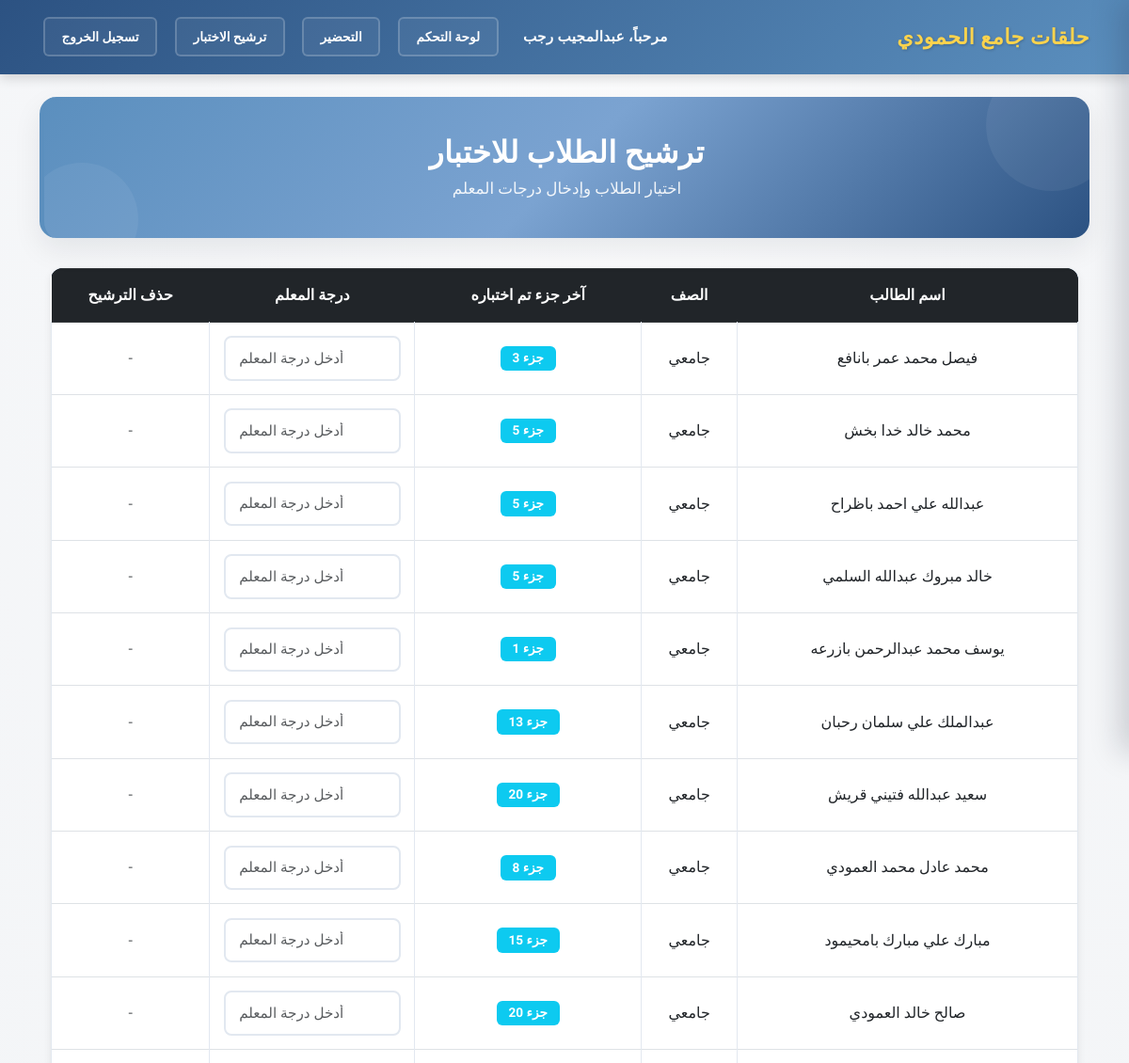
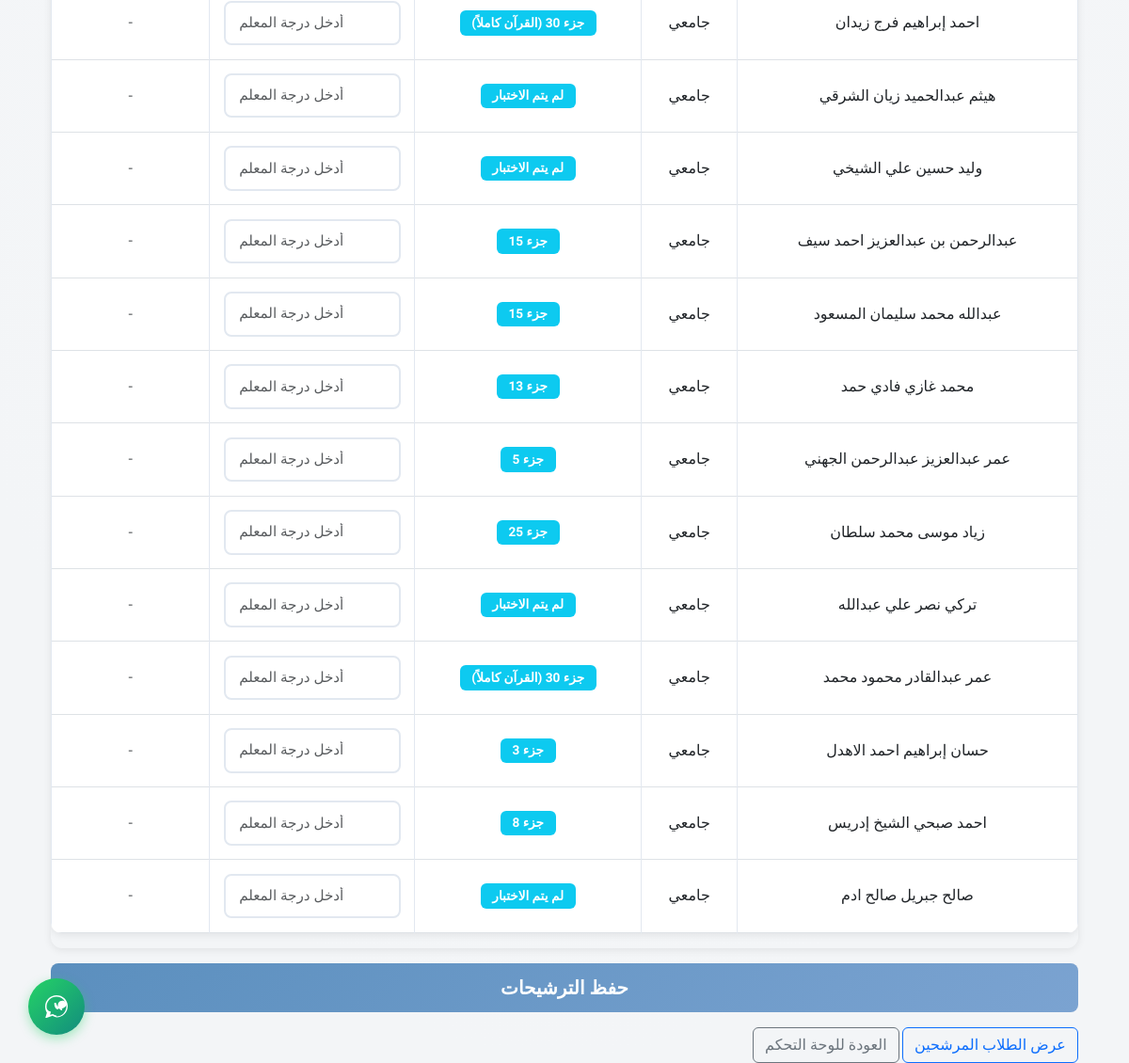
/nominate-exam/ (signed in), run on the app's committed database (2 pictures, top to bottom).
### quran_center/models.py (models this page shows, shortened)
class Student(models.Model):
    identity_number = models.CharField(
        max_length=10,
        validators=[id_validator],
        unique=True,
        verbose_name="رقم الهوية"
    )
    GRADE_CHOICES = [
        ('1_pri', 'أول ابتدائي'), ('2_pri', 'ثاني ابتدائي'), ('3_pri', 'ثالث ابتدائي'),
        ('4_pri', 'رابع ابتدائي'), ('5_pri', 'خامس ابتدائي'), ('6_pri', 'سادس ابتدائي'),
        ('1_med', 'أول متوسط'), ('2_med', 'ثاني متوسط'), ('3_med', 'ثالث متوسط'),
        ('1_sec', 'أول ثانوي'), ('2_sec', 'ثاني ثانوي'), ('3_sec', 'ثالث ثانوي'),
        ('uni', 'جامعي'),
    ]
    STATUS_CHOICES = [('منتظر', 'منتظر'), ('منتظم', 'منتظم')]
    full_name = models.CharField(max_length=200, verbose_name="الاسم الثلاثي", blank=True, default="")
    student_phone = models.CharField(max_length=15, blank=True, null=True, verbose_name="جوال الطالب")
    parent_phone = models.CharField(max_length=15, verbose_name="جوال ولي الأمر", blank=True, default="")
    identity_number = models.CharField(max_length=100, verbose_name="رقم الهوية", blank=True, null=True)
    jamiaa_id = models.CharField(max_length=100, verbose_name="رقم الجمعية", blank=True, null=True)
    parent_identity = models.CharField(max_length=50, verbose_name="رقم هوية ولي الأمر", blank=True, null=True)
    grade = models.CharField(max_length=20, choices=GRADE_CHOICES, verbose_name="الصف الدراسي", blank=True, default="")
    birth_date = models.DateField(verbose_name="تاريخ الميلاد", blank=True, null=True)
    last_tested_part = models.CharField(
        max_length=50,
        choices=LAST_TESTED_PART_CHOICES,
        default='0',
        verbose_name="آخر جزء تم اختباره"
    )
    previous_center = models.CharField(max_length=100, blank=True, null=True, verbose_name="التحفيظ السابق")
    neighborhood = models.CharField(max_length=100, verbose_name="الحي", blank=True, null=True)
    teacher = models.ForeignKey(User, on_delete=models.SET_NULL, null=True, blank=True, verbose_name="المعلم المسؤول")
    status = models.CharField(max_length=20, default='منتظر', choices=STATUS_CHOICES)
    educational_stage = models.CharField(max_length=50, blank=True)
    absence_reset_at = models.DateField(blank=True, null=True, verbose_name="تاريخ تصفير الغياب المؤقت")
    created_at = models.DateTimeField(auto_now_add=True)

### quran_center/views.py (the view, shortened to what this page needs)
# urls.py: path('nominate-exam/', views.nominate_for_exam, name='nominate_exam'),
@login_required
def nominate_for_exam(request):
    students = Student.objects.filter(teacher=request.user, status='منتظم')
    existing_nominations = ExamNomination.objects.filter(teacher=request.user)
    nomination_map = {item.student_id: item.id for item in existing_nominations}
    return render(request, 'nominate_exam.html', {
        'students': students,
        'nomination_map': nomination_map,
    })

### quran_center/templatetags/role_tags.py (called while the page is built)
@register.filter
def has_role(user, role_code):
    if not user or not user.is_authenticated:
        return False
    if user.is_superuser:
        return True
    return UserRole.objects.filter(user=user, role__code=role_code).exists()

@register.filter
def dict_get(value, key):
    if isinstance(value, dict):
        return value.get(key)
    return None

### quran_center/templates/nominate_exam.html (shortened to what this page needs)
{% extends "base.html" %}
{% load role_tags %}
{% block content %}
<div class="page-hero">
    <div class="page-hero-inner">
        <h1 class="page-hero-title">ترشيح الطلاب للاختبار</h1>
        <p class="page-hero-subtitle">اختيار الطلاب وإدخال درجات المعلم</p>
    </div>
</div>
<div class="container" dir="rtl">
    {% if students %}
    <form method="post">
        <div class="table-responsive">
            <table class="table table-bordered table-hover">
                <thead class="table-dark">
                    <tr>
                        <th>اسم الطالب</th>
                        <th>الصف</th>
                        <th>آخر جزء تم اختباره</th>
                        <th>درجة المعلم</th>
                        <th>حذف الترشيح</th>
                    </tr>
                </thead>
                <tbody>
                    {% for student in students %}
                    <tr>
                        <td>{{ student.full_name }}</td>
                        <td>{{ student.get_grade_display }}</td>
                        <td><span class="badge bg-info">{{ student.get_last_tested_part_display }}</span></td>
                        <td>
                            <input type="number"
                                   name="teacher_grade_{{ student.id }}"
                                   class="form-control"
                                   placeholder="أدخل درجة المعلم"
                                   min="0"
                                   max="100"
                                   step="0.5">
                        </td>
                        <td>
                            {% with nomination_id=nomination_map|dict_get:student.id %}
                                {% if nomination_id %}
                                <input type="hidden" name="next" value="nominate_exam">
                                <button type="submit"
                                        class="btn btn-outline-danger btn-sm"
                                        formaction="{% url 'delete_nomination' nomination_id %}"
                                        formmethod="post"
                                        onclick="return confirm('هل تريد حذف هذا الترشيح؟');">
                                    حذف
                                </button>
                                {% else %}
                                <span class="text-muted">-</span>
                                {% endif %}
                            {% endwith %}
                        </td>
                    </tr>
                    {% endfor %}
                </tbody>
            </table>
        </div>
        <button type="submit" class="btn btn-primary btn-lg w-100 mt-3">
            حفظ الترشيحات
        </button>
    </form>
    {% else %}
    <div class="alert alert-info">
        لا يوجد طلاب لترشيحهم للاختبار.
    </div>
    {% endif %}
    <div class="mt-3">
        <a href="{% url 'teacher_nominations' %}" class="btn btn-outline-primary">عرض الطلاب المرشحين</a>
        <a href="{% url 'teacher_dashboard' %}" class="btn btn-outline-secondary">العودة للوحة التحكم</a>
    </div>
</div>
{% endblock %}

### quran_center/templates/base.html (shortened to what this page needs)
<!DOCTYPE html>
<html lang="ar" dir="rtl">
<head>
    {% load static %}
    <link rel="stylesheet" href="https://cdn.jsdelivr.net/npm/bootstrap@5.3.0/dist/css/bootstrap.rtl.min.css">
    <link rel="stylesheet" href="{% static 'css/style.css' %}">
</head>
<body class="bg-light">
{% load role_tags %}
<nav class="navbar navbar-dark bg-dark mb-4">
    <div class="container">
        <span class="navbar-brand">حلقات جامع الحمودي</span>
        <div>
            {% if user.is_authenticated %}
                <span class="text-white me-3">مرحباً، {{ user.username }}</span>
                <a href="{% url 'teacher_dashboard' %}" class="btn btn-outline-info btn-sm me-2">لوحة التحكم</a>
                <a href="{% url 'take_attendance' %}" class="btn btn-outline-light btn-sm me-2">التحضير</a>
                <a href="{% url 'nominate_exam' %}" class="btn btn-outline-primary btn-sm me-2">ترشيح الاختبار</a>
                <form method="post" action="{% url 'logout' %}" style="display: inline;">
                    <button type="submit" class="btn btn-outline-danger btn-sm">تسجيل الخروج</button>
                </form>
            {% endif %}
        </div>
    </div>
</nav>
<div class="container">
    {% block content %}
    {% endblock %}
</div>
<a href="https://wa.me/966539274185?text=السلام عليكم ورحمة الله وبركاته" target="_blank" rel="noopener noreferrer" class="whatsapp-btn" title="تواصل معنا على واتس آب">
</a>
</body>
</html>

### quran_center/static/css/style.css (style rules this page uses)
:root { --primary-blue: #5B8FBE; --secondary-blue: #7BA3D1; --dark-blue: #2C5282; --light-blue: rgba(91, 143, 190, 0.1); --accent-brown: #5B8FBE; --page-bg: #f3f5f7; --card-border: #e6ebef; --text-dark: #1e293b; --shadow-sm: 0 2px 8px rgba(0,0,0,0.08); --shadow-md: 0 12px 30px rgba(15,23,42,0.08); --shadow-lg: 0 20px 40px rgba(91,143,190,0.15); --radius: 12px; --transition: all 0.3s ease; }
body { font-family: 'Tajawal', 'El Messiri', sans-serif; background: radial-gradient(80% 120% at 50% -20%, #ffffff 0%, #f6f7f9 45%, var(--page-bg) 100%); min-height: 100vh; background-attachment: fixed; }
.container { animation: fadeIn 0.4s ease-in; }
.navbar { background: linear-gradient(135deg, var(--dark-blue) 0%, var(--primary-blue) 100%) !important; box-shadow: 0 4px 12px rgba(0,0,0,0.15); padding: 0.85rem 0; }
.navbar .container { display: flex; align-items: center; justify-content: space-between; gap: 2rem; }
.navbar-brand { font-size: 1.4rem; font-weight: 700; color: #fcd34d !important; text-shadow: 1px 1px 3px rgba(0,0,0,0.2); letter-spacing: 0.5px; }
.navbar .btn { margin: 0.3rem 0.25rem; transition: var(--transition); font-weight: 600; font-size: 0.85rem; padding: 0.55rem 1.1rem; border-radius: 6px; border: 2px solid transparent; }
.navbar .btn-outline-light, .navbar .btn-outline-warning, .navbar .btn-outline-success, .navbar .btn-outline-info, .navbar .btn-outline-primary, .navbar .btn-outline-secondary, .navbar .btn-outline-danger { background: rgba(255, 255, 255, 0.05); border-color: rgba(255, 255, 255, 0.2); color: #ffffff; }
.navbar .text-white { font-weight: 600; font-size: 0.95rem; letter-spacing: 0.3px; }
.navbar > .container > div { display: flex; align-items: center; flex-wrap: wrap; gap: 0.4rem; justify-content: flex-end; }
.navbar form { display: inline; margin: 0; padding: 0; }
.navbar form button { margin: 0.3rem 0.25rem; transition: var(--transition); font-weight: 600; font-size: 0.85rem; padding: 0.55rem 1.1rem; border-radius: 6px; border: 2px solid #dc2626; background: rgba(220, 38, 38, 0.08); color: #fca5a5; }
.form-control, .form-select { border: 2px solid #e2e8f0; border-radius: 8px; padding: 0.65rem 0.9rem; transition: var(--transition); font-size: 0.95rem; }
.btn-primary { background: linear-gradient(135deg, var(--primary-blue) 0%, var(--secondary-blue) 100%); border: none; padding: 0.7rem 1.5rem; border-radius: 8px; font-weight: 600; transition: var(--transition); }
.table { background: white; border-radius: var(--radius); overflow: hidden; box-shadow: var(--shadow-sm); }
.table thead { background: linear-gradient(135deg, var(--dark-blue) 0%, var(--primary-blue) 100%); color: white; }
.table thead th { border: none; padding: 1rem; font-weight: 600; text-align: center; }
.table tbody td { padding: 0.9rem; vertical-align: middle; text-align: center; border-color: #e2e8f0; }
.table tbody tr { transition: background-color 0.2s ease; }
.table-responsive { border-radius: var(--radius); box-shadow: var(--shadow-sm); }
.badge { padding: 0.4rem 0.8rem; border-radius: 6px; font-weight: 600; font-size: 0.85rem; }
.page-hero { background: linear-gradient(135deg, var(--primary-blue) 0%, var(--secondary-blue) 50%, var(--dark-blue) 100%); border-radius: 18px; padding: 2.5rem 2rem; color: white; text-align: center; position: relative; overflow: hidden; margin: 1rem 0 2rem; box-shadow: var(--shadow-md); border-left: 5px solid var(--accent-brown); }
.page-hero::before, .page-hero::after { content: ''; position: absolute; border-radius: 50%; background: rgba(255, 255, 255, 0.06); }
.page-hero::before { top: -40px; right: -30px; width: 140px; height: 140px; }
.page-hero::after { bottom: -40px; left: -20px; width: 120px; height: 120px; }
.page-hero-inner { position: relative; z-index: 1; max-width: 820px; margin: 0 auto; }
.page-hero-title { font-size: 2rem; font-weight: 700; margin: 0 0 0.4rem 0; letter-spacing: 0.3px; }
.page-hero-subtitle { font-size: 1.05rem; margin: 0; opacity: 0.9; }
.card, .btn, .feature-card, .navbar .btn { will-change: transform; transform: translateZ(0); backface-visibility: hidden; }
.whatsapp-btn { position: fixed; bottom: 30px; left: 30px; width: 60px; height: 60px; background: linear-gradient(135deg, #25d366 0%, #128c7e 100%); border-radius: 50%; display: flex; align-items: center; justify-content: center; color: white; font-size: 30px; text-decoration: none; box-shadow: 0 4px 12px rgba(37, 211, 102, 0.4); transition: all 0.3s ease; z-index: 999; animation: whatsappPulse 2s infinite; }

### data on the page
Student: full_name "فيصل محمد عمر بانافع", grade "جامعي", last_tested_part "جزء 3"
Student: full_name "محمد خالد خدا بخش", grade "جامعي", last_tested_part "جزء 5"
Student: full_name "عبدالله علي احمد باظراح", grade "جامعي", last_tested_part "جزء 5"
Student: full_name "خالد مبروك عبدالله السلمي", grade "جامعي", last_tested_part "جزء 5"
Student: full_name "يوسف محمد عبدالرحمن بازرعه", grade "جامعي", last_tested_part "جزء 1"
Student: full_name "عبدالملك علي سلمان رحبان", grade "جامعي", last_tested_part "جزء 13"
Student: full_name "سعيد عبدالله فتيني قريش", grade "جامعي", last_tested_part "جزء 20"
Student: full_name "محمد عادل محمد العمودي", grade "جامعي", last_tested_part "جزء 8"
Student: full_name "مبارك علي مبارك بامحيمود", grade "جامعي", last_tested_part "جزء 15"
Student: full_name "صالح خالد العمودي", grade "جامعي", last_tested_part "جزء 20"
Student: full_name "احمد إبراهيم فرج زيدان", grade "جامعي", last_tested_part "جزء 30 (القرآن كاملاً)"
Student: full_name "هيثم عبدالحميد زيان الشرقي", grade "جامعي", last_tested_part "لم يتم الاختبار"
Student: full_name "وليد حسين علي الشيخي", grade "جامعي", last_tested_part "لم يتم الاختبار"
Student: full_name "عبدالرحمن بن عبدالعزيز احمد سيف", grade "جامعي", last_tested_part "جزء 15"
Student: full_name "عبدالله محمد سليمان المسعود", grade "جامعي", last_tested_part "جزء 15"
Student: full_name "محمد غازي فادي حمد", grade "جامعي", last_tested_part "جزء 13"
Student: full_name "عمر عبدالعزيز عبدالرحمن الجهني", grade "جامعي", last_tested_part "جزء 5"
Student: full_name "زياد موسى محمد سلطان", grade "جامعي", last_tested_part "جزء 25"
Student: full_name "تركي نصر علي عبدالله", grade "جامعي", last_tested_part "لم يتم الاختبار"
Student: full_name "عمر عبدالقادر محمود محمد", grade "جامعي", last_tested_part "جزء 30 (القرآن كاملاً)"
Student: full_name "حسان إبراهيم احمد الاهدل", grade "جامعي", last_tested_part "جزء 3"
Student: full_name "احمد صبحي الشيخ إدريس", grade "جامعي", last_tested_part "جزء 8"
Student: full_name "صالح جبريل صالح ادم", grade "جامعي", last_tested_part "لم يتم الاختبار"

### other printed values
{{ user.username }} "عبدالمجيب رجب"
